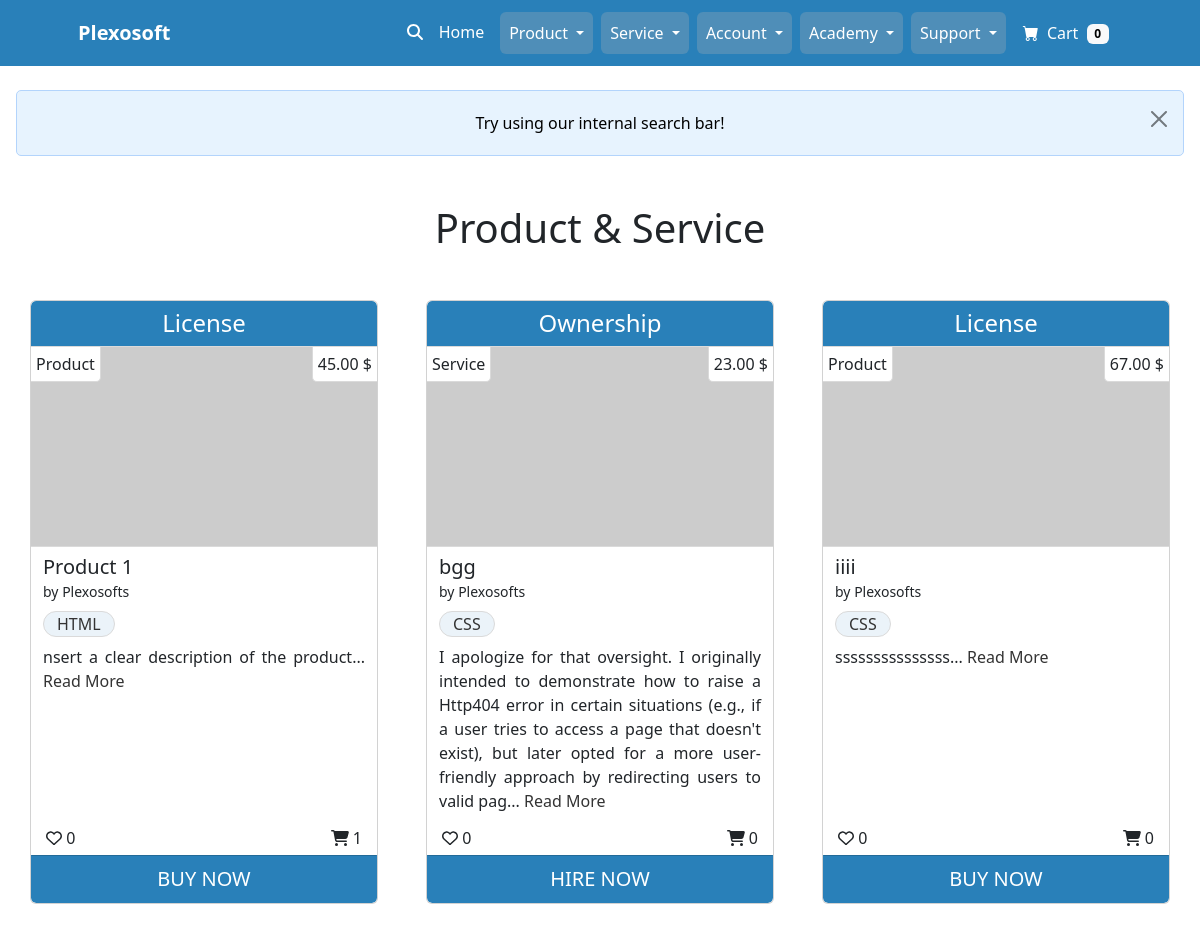
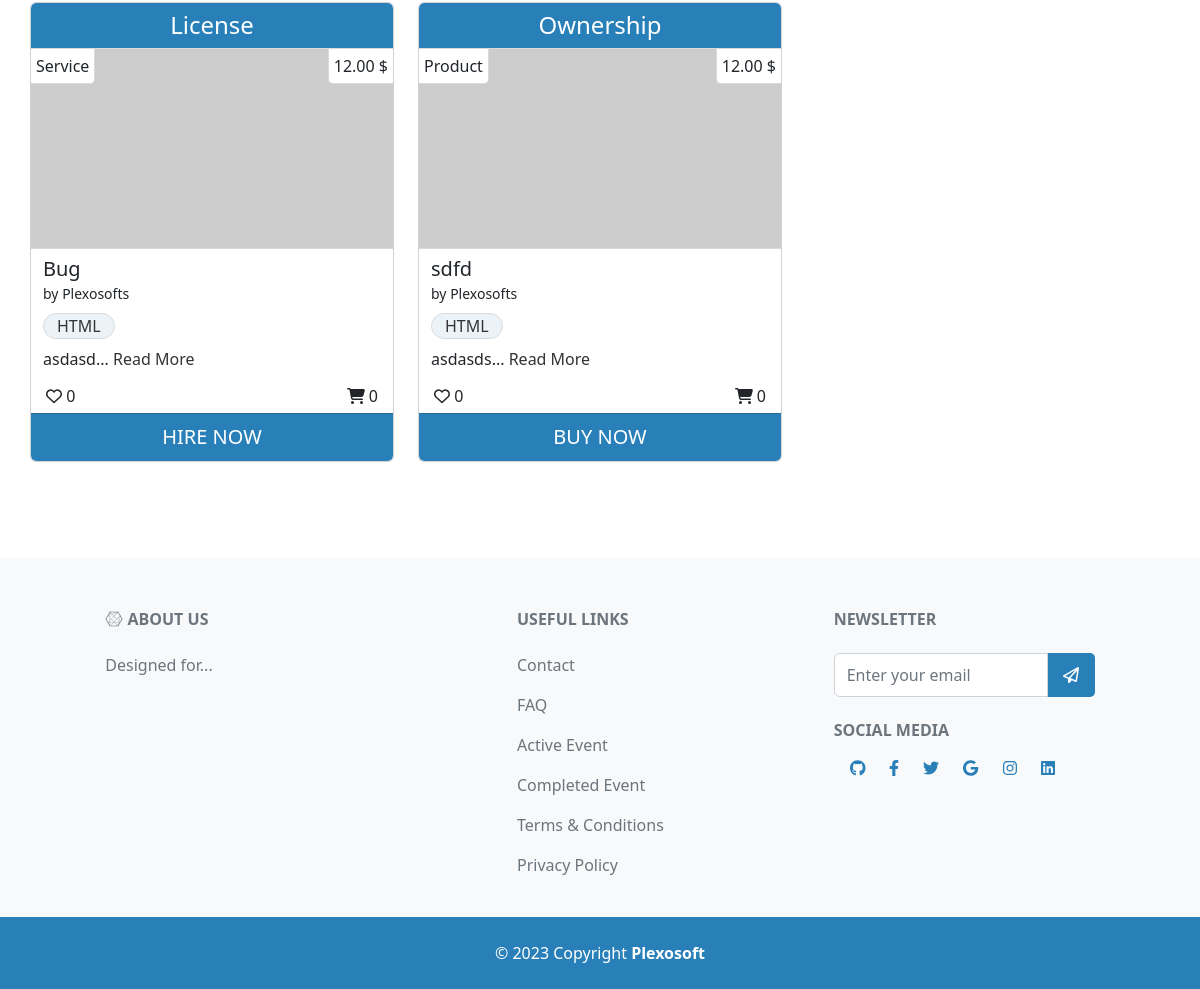
/all/, run on an earlier commit of the app's database (2 pictures, top to bottom).
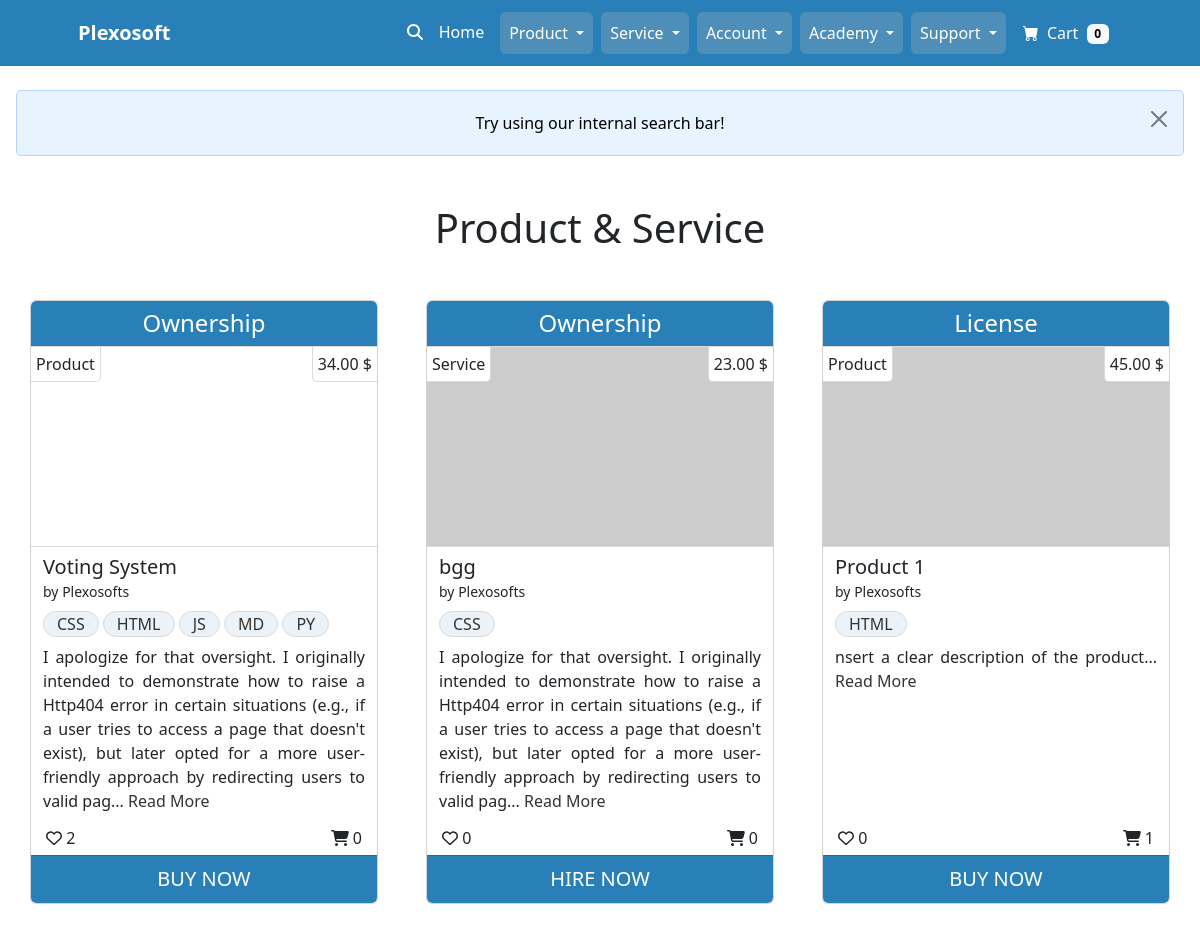
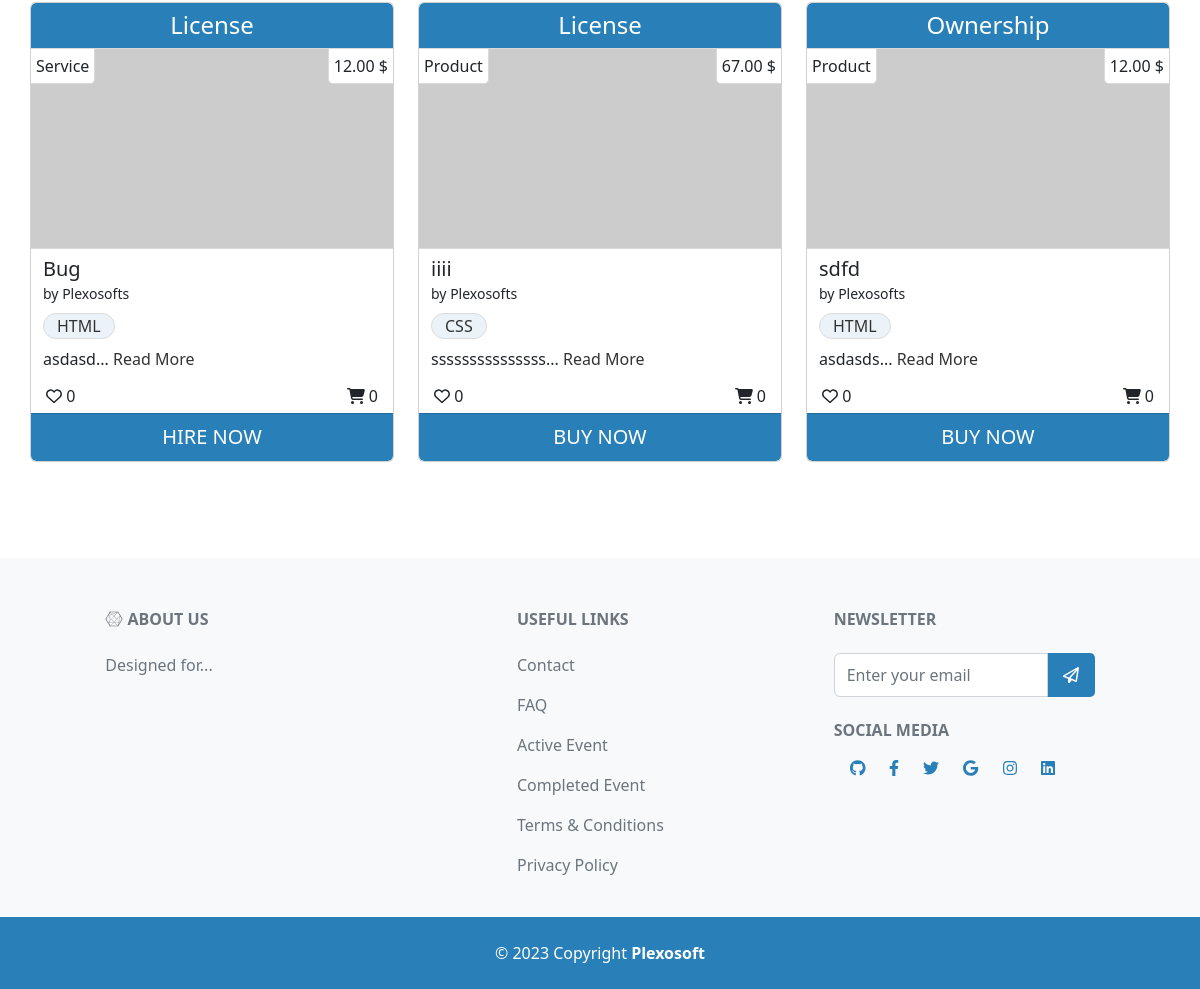
And on a later commit of the database (2 pictures, top to bottom).
### product_service/models.py (models this page shows, shortened)
class Product(models.Model):
    title = models.CharField(max_length=64, unique=True)
    sku = models.CharField(max_length=64, unique=True)
    price = models.DecimalField(max_digits=6, decimal_places=2)
    description = models.TextField(max_length=528)
    status = models.IntegerField(choices=STATUS, default=0)
    category = models.ForeignKey(
        Category, on_delete=models.SET_NULL,
        related_name='product_categories', null=True, blank=True)
    excerpt = models.CharField(max_length=264)
    type = models.IntegerField(choices=SCOPE_TYPE, default=1)
    instance = models.IntegerField(choices=INSTANCE_TYPE, default=0)
    code = models.ManyToManyField(CodeType, related_name="code_type")
    service = models.ManyToManyField(ServiceType, related_name="service_type")
    preview = models.URLField(
        max_length=1024, null=True, blank=True, unique=True)
    docs = models.URLField(
        max_length=1024, null=True, blank=True, unique=True)
    slug = models.SlugField(max_length=200, unique=True, blank=True)
    image = models.ImageField(null=True, blank=True)
    image_url = models.URLField(max_length=1024, null=True, blank=True)
    author = models.ForeignKey(
        'homepage.UserProfile', on_delete=models.SET_NULL,
        related_name='product_authors', null=True)
    created_on = models.DateTimeField(auto_now_add=True)
    likes = models.ManyToManyField(
        'homepage.Like', related_name='product_likes', blank=True)
    comments = models.ManyToManyField(
        'homepage.Comment', related_name='product_comments', blank=True)
    transactions = models.ManyToManyField(
        'homepage.UserProfile', through='Transaction',
        related_name='product_transactions', blank=True)
    download_url = models.ManyToManyField(
        'Download', related_name='product_downloads', blank=True)
    def get_likes_count(self):
        return self.likes.count()
    def get_transactions_count(self):
        return self.transactions.count()
    class Meta:
        ordering = ['title']

class CodeType(models.Model):
    code = models.CharField(max_length=64, unique=True)
    class Meta:
        ordering = ['code']
        verbose_name_plural = "CodeTypes"
    def __str__(self):
        return self.code

class Service(models.Model):
    title = models.CharField(max_length=64, unique=True)
    sku = models.CharField(max_length=64, unique=True)
    price = models.DecimalField(max_digits=6, decimal_places=2)
    description = models.TextField(max_length=528)
    status = models.IntegerField(choices=STATUS, default=0)
    category = models.ForeignKey(
        Category, on_delete=models.SET_NULL,
        related_name='service_categories', null=True, blank=True)
    excerpt = models.CharField(max_length=264)
    type = models.IntegerField(choices=SCOPE_TYPE, default=1)
    instance = models.IntegerField(choices=INSTANCE_TYPE, default=1)
    code = models.ManyToManyField(CodeType, related_name="code_type_service")
    service = models.ManyToManyField(
        ServiceType, related_name="on_service_type")
    preview = models.URLField(
        max_length=1024, null=True, blank=True, unique=True)
    docs = models.URLField(
        max_length=1024, null=True, blank=True, unique=True)
    slug = models.SlugField(max_length=200, unique=True, blank=True)
    image = models.ImageField(null=True, blank=True)
    image_url = models.URLField(max_length=1024, null=True, blank=True)
    author = models.ForeignKey(
        'homepage.UserProfile', on_delete=models.SET_NULL,
        related_name='service_authors', null=True)
    created_on = models.DateTimeField(auto_now_add=True)
    likes = models.ManyToManyField(
        'homepage.Like', related_name='service_likes', blank=True)
    comments = models.ManyToManyField(
        'homepage.Comment', related_name='service_comments', blank=True)
    transactions = models.ManyToManyField(
        'homepage.UserProfile', through='Transaction',
        related_name='service_transactions', blank=True)
    download_url = models.ManyToManyField(
        'Download', related_name='service_downloads', blank=True)
    def get_likes_count(self):
        return self.likes.count()
    def get_transactions_count(self):
        return self.transactions.count()
    class Meta:
        ordering = ['title']

### homepage/models.py (models this page shows)
class UserProfile(AbstractUser):
    email = models.EmailField(
        unique=True)
    role = models.IntegerField(choices=ROLES, default=0)
    type = models.IntegerField(choices=USER_TYPE, default=0)
    status = models.IntegerField(choices=STATUS, default=2)
    user_transactions = models.ManyToManyField(
        'product_service.Product',
        through='product_service.Transaction',
        related_name='user_profiles')
    class Meta:
        ordering = ['username']
    def __str__(self):
        return f'{self.username}'

### homepage/views.py (the view, shortened to what this page needs)
# urls.py: path('all/', AllProductServiceListView.as_view(),
class AllProductServiceListView(generic.ListView):
    model = Product
    template_name = 'all_product_service/all_product_service.html'
    paginate_by = 6
    search = None
    searched_items = None
    def get(self, request, *args, **kwargs):
        self.search = request.GET.get('q', '').strip()
        if not self.search:
            messages.info(
                request, 'Try using our internal search bar!')
            return super().get(request, *args, **kwargs)
    def get_queryset(self):
        if self.searched_items is not None:
            return self.searched_items
        try:
            products = list(Product.objects.filter(
                status=2).order_by('-created_on'))
            services = list(Service.objects.filter(
                status=2).order_by('-created_on'))
            combined_list = self.combine_products_and_services(
                products, services)
            return combined_list
        except Exception as e:
            logger.error(f"Error fetching products and services: {e}")
            return []
    def get_context_data(self, **kwargs):
        context = super().get_context_data(**kwargs)
        combined_list = self.get_queryset()
        paginator = Paginator(combined_list, self.paginate_by)
        page_number = self.request.GET.get('page', 1)
        try:
            page_obj = paginator.page(page_number)
        except EmptyPage:
            page_obj = paginator.page(paginator.num_pages)
        except PageNotAnInteger:
            page_obj = paginator.page(1)
        context['page_obj'] = page_obj
        context['is_paginated'] = len(combined_list) > self.paginate_by
        return context
    def combine_products_and_services(self, products, services):
        combined_list = []
        product_iter = iter(products)
        service_iter = iter(services)
        has_more_products = True
        has_more_services = True
        while has_more_products or has_more_services:
            if has_more_products:
                try:
                    combined_list.append(next(product_iter))
                except StopIteration:
                    has_more_products = False
            if has_more_services:
                try:
                    combined_list.append(next(service_iter))
                except StopIteration:
                    has_more_services = False
        return combined_list

### homepage/templates/all_product_service/all_product_service.html (shortened to what this page needs)
{% extends "base.html" %}
{% load static %}
{% block content %}
<div class="container px-4 px-lg-0">
    <div class="row gx-4 gx-lg-5 mt-5">
        <p class="h1 fairplay-font text-center mb-5">Product & Service</p>
        {% for item in page_obj %}
        <div class="col-lg-4 col-md-12 mb-5 col-sm-12">
            <div class="card h-100">
                {% if item.type %}
                <div class="card-header text-center h4">{{ item.get_type_display}}</div>
                {% else %}
                <div class="card-header text-center h4">UNKNOWN</div>
                {% endif %}
                <div class="row bg-thumbnail">
                    <div class="col-12 bg-thumbnail-image" style="background-image: url('{{ item.image_url }}')">
                        <div class="d-flex justify-content-between">
                            <span class="thumbnail-tags-left">{{ item.get_instance_display }}</span>
                            <span class="thumbnail-tags-right">{{ item.price }} $</span>
                        </div>
                    </div>
                </div>
                <div class="card-body pt-1 px-2 pb-1">
                    <div class="row">
                        <div class="col-12 d-inline-block">
                            <div class="p-1">
                                <p class="h5 pb-0 mb-0">{{ item.title }}</p>
                                <small>by {{ item.author }}</small>
                                <p class="my-0 fs-6">
                                    {% for code in item.code.all %}
                                    <span class="item-tags d-inline-block m-0 mt-2">
                                        {{ code }}
                                    </span>
                                    {% endfor %}
                                </p>
                                <p class="my-0 fs-6 text-justify mt-2"> {{ item.excerpt|safe }}...
                                    <a class="read-more" href="">
                                        Read More
                                    </a>
                                </p>
                            </div>
                        </div>
                    </div>
                </div>
                <div class="row">
                    <div class="col-12">
                        <div class="d-flex justify-content-between">
                            <span class="likes-tags-left"><i class="fa-regular fa-heart"></i>
                                {{ item.get_likes_count }}</span>
                            <span class="purchases-tags-right"><i class="fa-solid fa-cart-shopping"></i>
                                {{ item.get_transactions_count }} </span>
                        </div>
                    </div>
                </div>
                {% if item.instance == 0 %}
                <a class="card-footer text-center fs-5 btn" href="{% url 'single_product' item.slug %}">
                    BUY NOW
                </a>
                {% else %}
                <a class="card-footer text-center fs-5 btn" href="{% url 'single_service' item.slug %}">
                    HIRE NOW
                </a>
                {% endif%}
            </div>
        </div>
        {% if forloop.counter|divisibleby:3 %}
    </div>
    <div class="row">
        {% endif %}
        {% endfor %}
    </div>
</div>
{% endblock content %}

What changed in the data, as far as the page shows it:
now on this page (row edited): Product: type "Ownership", instance "Product", price "34.00", title "Voting System", author "Plexosofts", excerpt "I apologize for that oversight. I originally intended to demonstrate how to raise a Http404 error in certain situations (e.g., if a user tries to access a page that doesn't exist), but later opted for a more user-friendly approach by redirecting users to valid pag", get_likes_count "2", get_transactions_count "0", shows "BUY NOW", CodeType (code "CSS"), CodeType (code "HTML")
now on this page (row unchanged): CodeType: code "JS", shown under "Ownership"
now on this page (row unchanged): CodeType: code "MD", shown under "Ownership"
now on this page (row unchanged): CodeType: code "PY", shown under "Ownership"
changed Service "Ownership": moves up the list
changed Service "License": moves up the list
